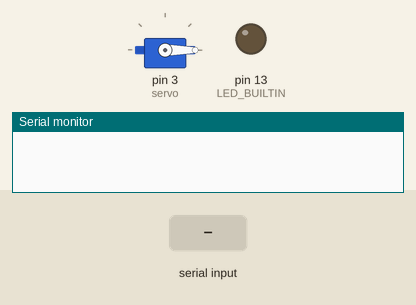
Simulated run of this sketch. Board: Arduino Uno, built with avr-gcc and run on an emulated ATmega328P. On the bench: servo, output pins drawn as LEDs (lit = HIGH), the last lines printed to the serial monitor. The inputs (shaded band) are chosen by the test bench.

Above: at 1.2 s.
1.3 s: "1" received over Serial
At 1.9 s:
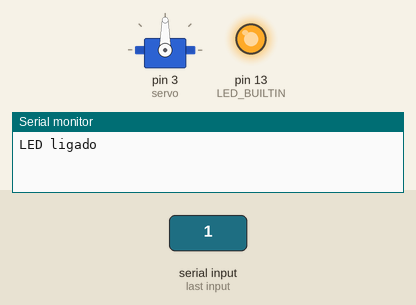
2.8 s: "2" received over Serial
At 4.2 s:
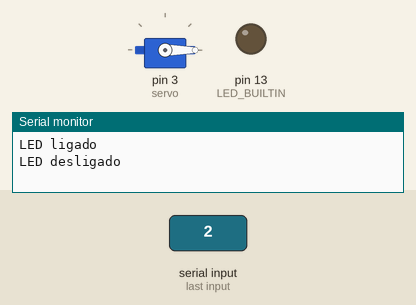
Timing chart, 0 to 5.8 s (numbered marks = the images above; inputs shaded):
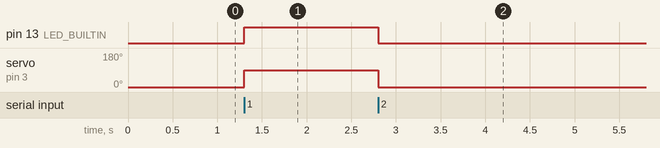

The sketch:

project.ino
```cpp
#include <Servo.h>

Servo servo;

void setup()
{
    pinMode(LED_BUILTIN, OUTPUT);
    servo.attach(3);
    Serial.begin(9600);
    servo.write(0);
}

void loop()
{
    if (Serial.available() > 0)
    {
        char state = Serial.read();
        if (state == '1')
        {
            servo.write(90);
            digitalWrite(LED_BUILTIN, HIGH);
            Serial.println("LED ligado");
        }
        else if (state == '2')
        {
            servo.write(0);
            digitalWrite(LED_BUILTIN, LOW);
            Serial.println("LED desligado");
        }
    }
}
```

Measured:
- after the input at 1.3 s, pin 13 (LED_BUILTIN): LOW → HIGH at once; servo on pin 3 (servo): 0° → 90° at once
- after the input at 2.8 s, pin 13 (LED_BUILTIN): HIGH → LOW at once; servo on pin 3 (servo): 90° → 0° at once
